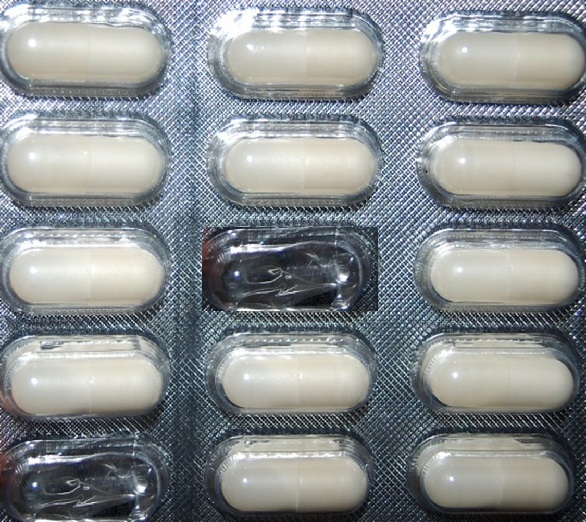
%> input picture Missing pills - Matlab/Matlab Code/im2.jpg, 586 x 522 px
$ octave Untitled.m   (GNU Octave 9; MATLAB toolbox functions it lacks are replaced by stand-ins)
%> lines starting %> are read from the running program, lines starting %| are printed output that depends on the picture; in (x1, y1, x2, y2) boxes, pixels count from 0 and x2, y2 are one past the last pixel; in counts of white or black regions, pixels touching at a corner belong together; the program's own positions count from 1
close all;
clear all;

i= imread('im2.jpg');
%> i is the input picture: size 522x586x3 uint8; mean R, G, B 135.3, 140.5, 142.7
imshow(i);
g=rgb2gray(i);
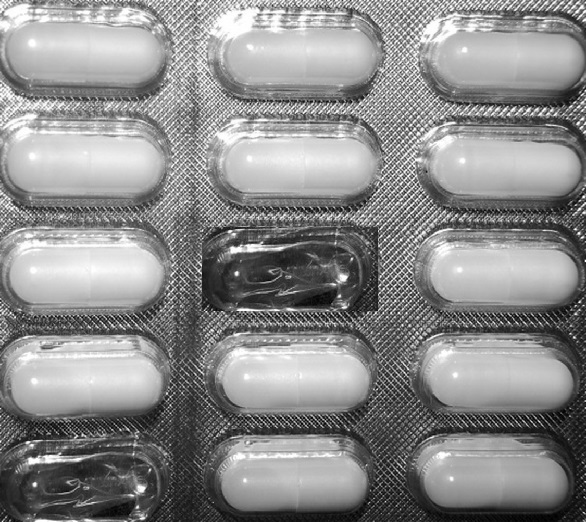
%> g: size 522x586 uint8; min 0, max 255, mean 139.2
figure;
imshow(g);
imhist (g);
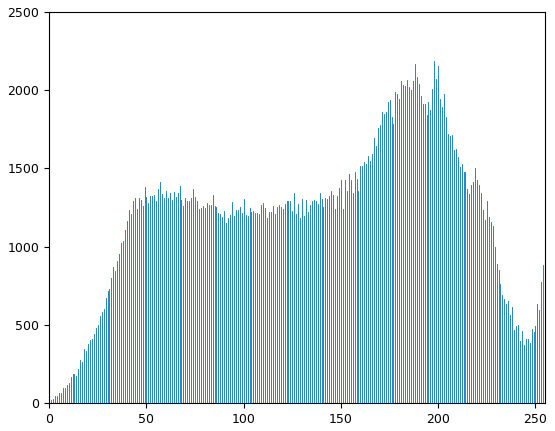
%> figure redrawn from the program's plot data; highest point at x = 198, y = 2189
bw=g>130;
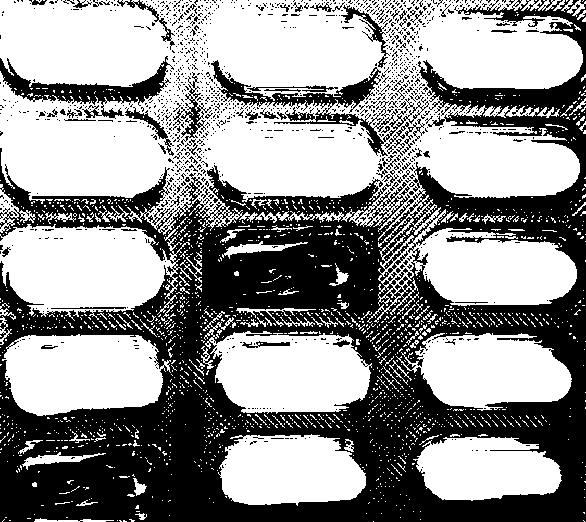
%> bw: size 522x586 logical; 56.7% white; 1270 black regions (1205 under 20 px), largest, box (x1, y1, x2, y2) and area: (0, 0, 586, 522) 117144, (211, 60, 429, 156) 3495, (0, 56, 174, 119) 3034
imshow(bw);

se=strel('disk',7);
afterOpening=imopen(bw,se);
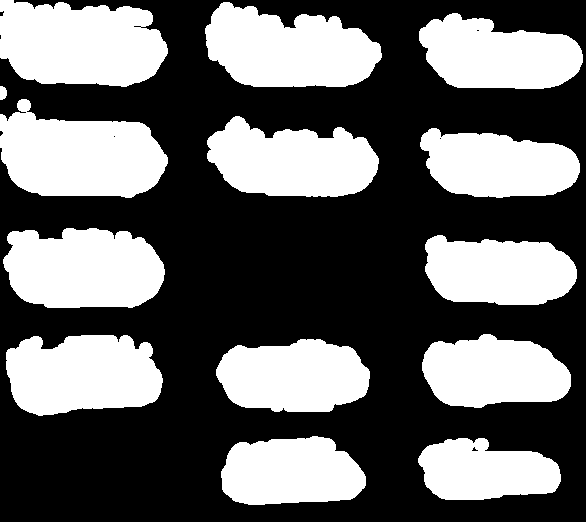
%> afterOpening: size 522x586 logical; 40.4% white; 14 white regions, largest, box (x1, y1, x2, y2) and area: (0, 0, 168, 87) 11867, (0, 99, 168, 198) 11664, (205, 2, 382, 87) 10948
imshow(afterOpening);


[L,num]=bwlabel(afterOpening,4);
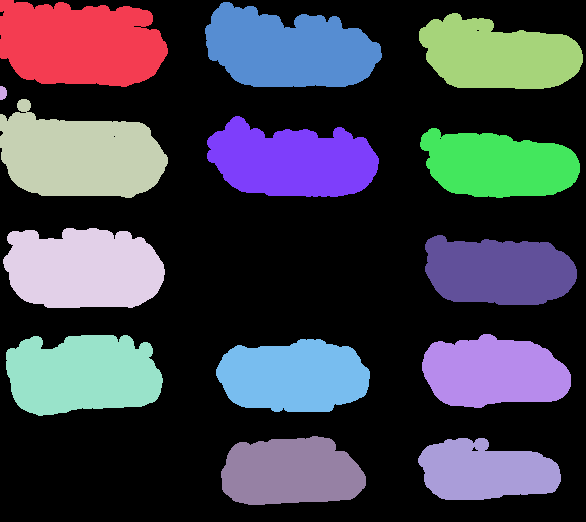
%> L: size 522x586 double; 15 distinct labels, from 0 to 14; one colour per label, 0 black
%> num = 14

display(15-num);
%| 1

$ run again, with Missing pills - Matlab/Matlab Code/img.png saved as Missing pills - Matlab/Matlab Code/im2.jpg
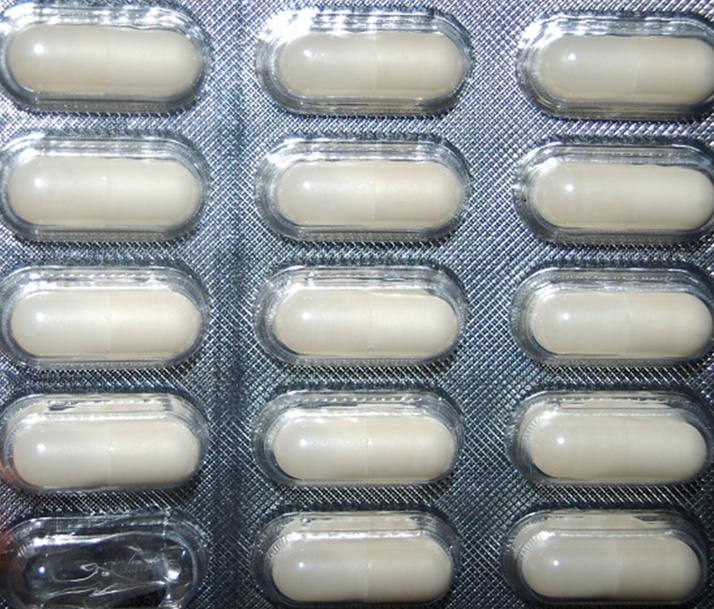
%> input picture Missing pills - Matlab/Matlab Code/img.png, 714 x 609 px
%> i is the input picture: size 609x714x3 uint8; mean R, G, B 141.9, 147, 148.6
%> `bw=g>130;`:
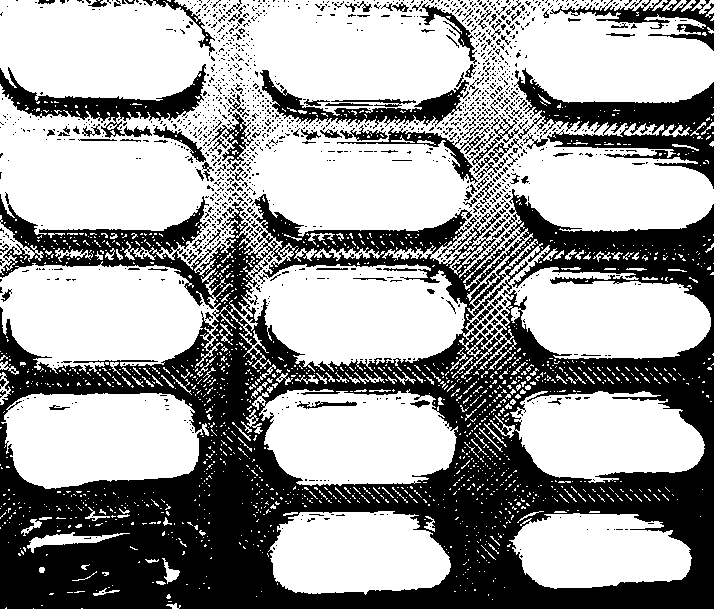
%> bw: size 609x714 logical; 61.2% white; 1435 black regions (1303 under 20 px), largest, box (x1, y1, x2, y2) and area: (0, 189, 714, 609) 135869, (514, 68, 714, 189) 8322, (0, 64, 206, 138) 4341
%> afterOpening: size 609x714 logical; 45.4% white; 17 white regions, largest, box (x1, y1, x2, y2) and area: (0, 0, 209, 100) 17428, (0, 123, 207, 231) 16949, (248, 4, 470, 102) 16426
%> `[L,num]=bwlabel(afterOpening,4);`:
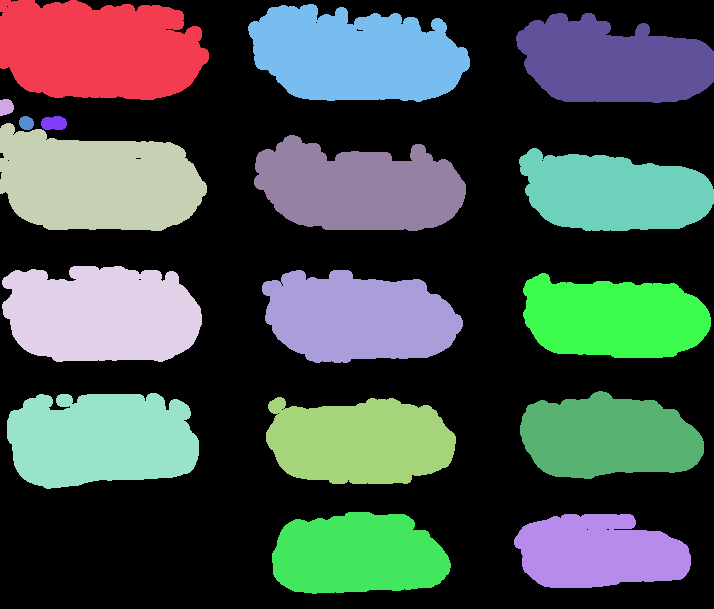
%> L: size 609x714 double; 18 distinct labels, from 0 to 17; one colour per label, 0 black
%> num = 17
%| -2
